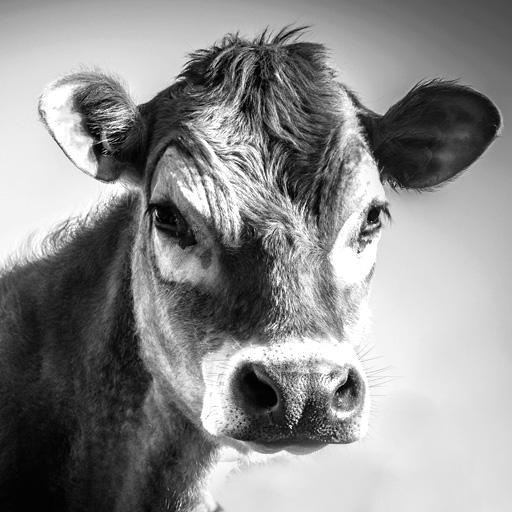
#> input picture examples/cow render.jpg, 512 x 512 px, found by its file name
$ python compare_caustic.py
#> lines starting #> are read from the running program, lines starting #| are printed output that depends on the picture
#!/usr/bin/env python3
"""
compare_caustic.py — Quantitative comparison between target image and caustic render.

Outputs examples/comparison_analysis.png with 6 panels:
  1. Original (grayscale)
  2. Caustic v2 (normalised grayscale)
  3. Inverted original  (caustics may encode inverse brightness)
  4. SSIM map: caustic vs original
  5. SSIM map: caustic vs inverted original
  6. Edge overlay: Canny edges of original drawn on caustic
"""

import numpy as np
import matplotlib
matplotlib.use('Agg')
import matplotlib.pyplot as plt
from matplotlib.colors import LinearSegmentedColormap
from PIL import Image
from pathlib import Path
from skimage.metrics import structural_similarity as ssim
from skimage.filters import sobel
from skimage.feature import canny

BASE        = Path("/Users/admin/causticsEngineering/examples")
ORIG_PATH   = BASE.parent / "examples" / "cow render.jpg"
CAUS_PATH   = BASE / "caustic_cow_v2.png"
OUT_PATH    = BASE / "comparison_analysis.png"

# ── Load and normalise both images to float32 [0,1] at the same size ──────────
orig_pil = Image.open(ORIG_PATH).convert('L')   # grayscale
caus_pil = Image.open(CAUS_PATH).convert('L')
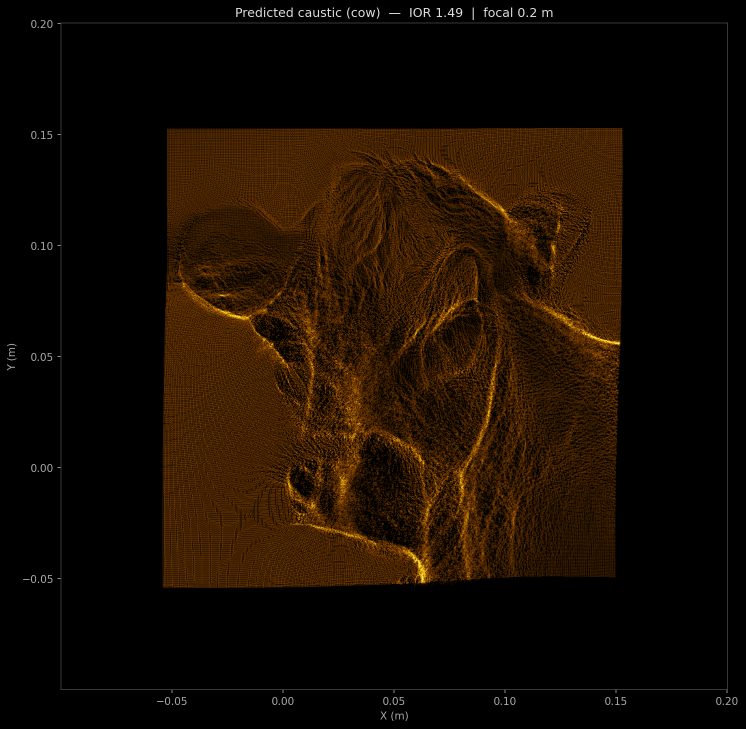
#> input picture examples/caustic_cow_v2.png, 1492 x 1457 px, found by its file name (shown at 1/2 size)

# Resize caustic to match original (original is 512×512)
target_size = orig_pil.size   # (W, H)
#> target_size = (512, 512)
caus_pil_r  = caus_pil.resize(target_size, Image.LANCZOS)

orig = np.array(orig_pil,   dtype=np.float32) / 255.0
caus = np.array(caus_pil_r, dtype=np.float32) / 255.0

# Normalise caustic to [0,1] (it may have a compressed range after the render)
if caus.max() > caus.min():
    caus = (caus - caus.min()) / (caus.max() - caus.min())
if orig.max() > orig.min():
    orig = (orig - orig.min()) / (orig.max() - orig.min())

orig_inv = 1.0 - orig   # inverted original
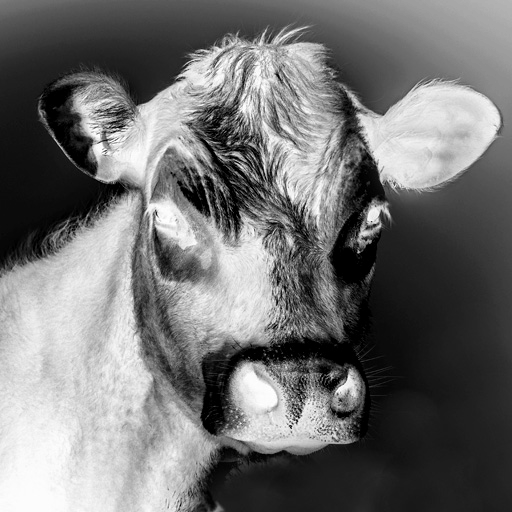
#> orig_inv: shape (512, 512) float32; min 0, max 1, mean 0.448

# ── SSIM ──────────────────────────────────────────────────────────────────────
ssim_val,  ssim_map  = ssim(caus, orig,     data_range=1.0, full=True)
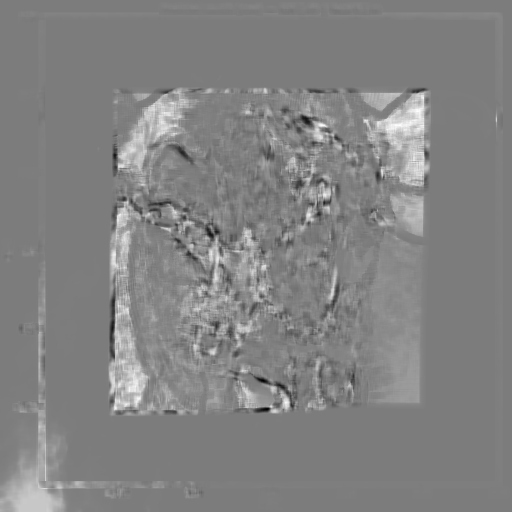
#> ssim_map: shape (512, 512) float32; min -0.692, max 0.728, mean 0.0371; drawn with min black and max white
#> ssim_val = 0.0376
ssim_inv_val, ssim_inv_map = ssim(caus, orig_inv, data_range=1.0, full=True)
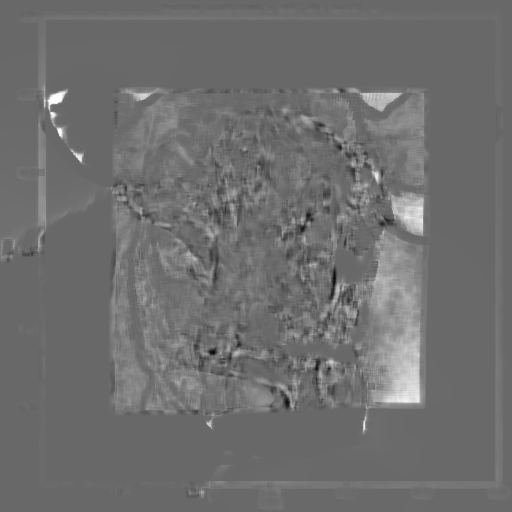
#> ssim_inv_map: shape (512, 512) float32; min -0.696, max 1, mean 0.0439; drawn with min black and max white
#> ssim_inv_val = 0.0448

# ── Edge map of original (Canny) ───────────────────────────────────────────────
edges = canny(orig, sigma=2.0)   # bool edge mask
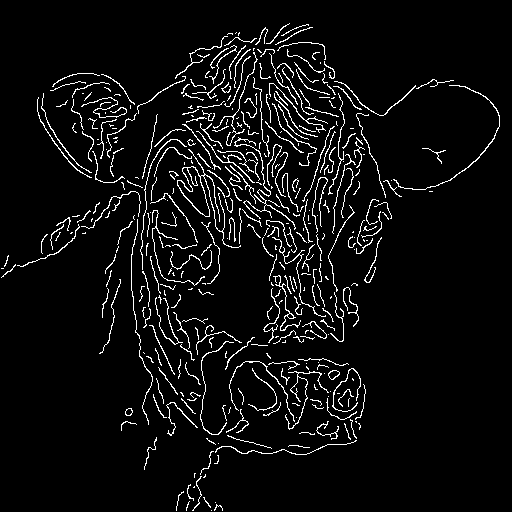
#> edges: shape (512, 512) bool; 5.5% white in thin lines or dots

# Edge overlay: caustic as background, edges in bright cyan
caus_rgb   = np.stack([caus, caus * 0.6, caus * 0.0], axis=-1)   # amber tint
edge_overlay = caus_rgb.copy()
edge_overlay[edges, 0] = 0.0
edge_overlay[edges, 1] = 1.0
edge_overlay[edges, 2] = 0.9   # cyan edges

# Also compute Sobel gradient magnitude for a softer edge map
sobel_orig = sobel(orig)
if sobel_orig.max() > 0:
    sobel_orig = sobel_orig / sobel_orig.max()
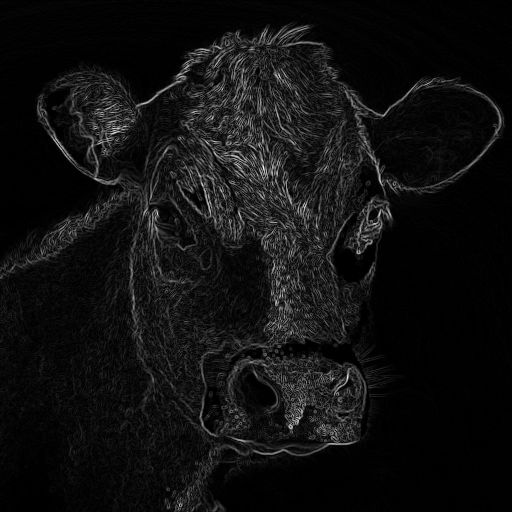
#> sobel_orig: shape (512, 512) float32; min 0, max 1, mean 0.0658

# ── Correlation at each rotation/flip to detect geometric transform ────────────
def masked_corr(a, b):
    """Pearson correlation between two same-size float arrays."""
    a_flat = a.ravel() - a.mean()
    b_flat = b.ravel() - b.mean()
    denom  = np.std(a) * np.std(b)
    return float(np.dot(a_flat, b_flat) / (len(a_flat) * denom)) if denom > 1e-9 else 0.0

transforms = {
    'Identity':         caus,
    'FlipLR':           np.fliplr(caus),
    'FlipUD':           np.flipud(caus),
    'Flip both':        np.flipud(np.fliplr(caus)),
    'Rot90 CCW':        np.rot90(caus, k=1),
    'Rot90 CW':         np.rot90(caus, k=3),
    'Rot180':           np.rot90(caus, k=2),
}

print("\n── Pearson correlation: caustic vs original ─────────────────────────────")
print(f"  {'Transform':<16}  vs orig    vs inv")
best_k, best_v = None, -9
for name, tc in transforms.items():
    # Resize if rot90 changed shape (shouldn't for square, but be safe)
    if tc.shape != orig.shape:
        tc = np.array(Image.fromarray((tc*255).astype(np.uint8)).resize(target_size, Image.LANCZOS), dtype=np.float32)/255.0
    r_orig = masked_corr(tc, orig)
    r_inv  = masked_corr(tc, orig_inv)
    flag = " ◄ best" if r_orig > best_v else ""
    if r_orig > best_v:
        best_v, best_k = r_orig, name
    print(f"  {name:<16}  {r_orig:+.4f}   {r_inv:+.4f}{flag}")
#> this loop made 7 passes
#> (name, r_orig, r_inv, flag, best_v, best_k) on passes 1 to 3: ('Identity', -0.0858, 0.0858, ' ◄ best', -0.0858, 'Identity'), ('FlipLR', -0.0562, 0.0562, ' ◄ best', -0.0562, 'FlipLR'), ('FlipUD', -0.016, 0.016, ' ◄ best', -0.016, 'FlipUD')
#> (name, r_orig, r_inv, flag) on passes 4 to 7: ('Flip both', -0.083, 0.083, ''), ('Rot90 CCW', -0.0505, 0.0505, ''), ('Rot90 CW', -0.0398, 0.0398, ''), ('Rot180', -0.083, 0.083, '')
#|   Identity          -0.0858   +0.0858 ◄ best
#|   FlipLR            -0.0562   +0.0562 ◄ best
#|   FlipUD            -0.0160   +0.0160 ◄ best
#|   Flip both         -0.0830   +0.0830
#|   Rot90 CCW         -0.0505   +0.0505
#|   Rot90 CW          -0.0398   +0.0398
#|   Rot180            -0.0830   +0.0830
#> after the loop, best_v = -0.016

print(f"\n  SSIM (caustic vs original):          {ssim_val:.4f}")
#|   SSIM (caustic vs original):          0.0376
print(f"  SSIM (caustic vs inverted original): {ssim_inv_val:.4f}")
#|   SSIM (caustic vs inverted original): 0.0448
print(f"\n  Best geometric match: '{best_k}' (r={best_v:.4f})")
#|   Best geometric match: 'FlipUD' (r=-0.0160)

# ── Plot ───────────────────────────────────────────────────────────────────────
CMAP_SUN = LinearSegmentedColormap.from_list('sunlight', [
    (0.00, (0.00, 0.00, 0.00)),
    (0.35, (0.50, 0.25, 0.00)),
    (0.60, (0.95, 0.75, 0.05)),
    (0.80, (1.00, 0.97, 0.45)),
    (1.00, (1.00, 1.00, 0.92)),
])

fig, axes = plt.subplots(2, 3, figsize=(18, 12), facecolor='#111')
fig.suptitle(
    f"Caustic vs Target Analysis  |  SSIM(orig)={ssim_val:.4f}   SSIM(inv)={ssim_inv_val:.4f}"
    f"\nBest geometric match: {best_k}  (r={best_v:.4f})",
    color='white', fontsize=13, y=0.98
)

def styled(ax, title):
#> called with title = 'Original (grayscale, normalised)'
    ax.set_title(title, color='#ddd', fontsize=10, pad=6)
    ax.set_xticks([]); ax.set_yticks([])
    ax.set_facecolor('#111')
    for sp in ax.spines.values(): sp.set_visible(False)

# Panel 1: original
axes[0,0].imshow(orig,     cmap='gray',  vmin=0, vmax=1)
styled(axes[0,0], "Original (grayscale, normalised)")

# Panel 2: caustic
axes[0,1].imshow(caus,     cmap=CMAP_SUN, vmin=0, vmax=1)
styled(axes[0,1], "Caustic v2 (normalised)")

# Panel 3: inverted original
axes[0,2].imshow(orig_inv, cmap='gray',  vmin=0, vmax=1)
styled(axes[0,2], "Inverted original  (1 − orig)")

# Panel 4: SSIM map caustic vs original
sm1 = axes[1,0].imshow(ssim_map, cmap='RdYlGn', vmin=-1, vmax=1)
styled(axes[1,0], f"SSIM map: caustic vs original  (mean={ssim_val:.4f})")
plt.colorbar(sm1, ax=axes[1,0], fraction=0.046, pad=0.04)

# Panel 5: SSIM map caustic vs inverted
sm2 = axes[1,1].imshow(ssim_inv_map, cmap='RdYlGn', vmin=-1, vmax=1)
styled(axes[1,1], f"SSIM map: caustic vs inverted  (mean={ssim_inv_val:.4f})")
plt.colorbar(sm2, ax=axes[1,1], fraction=0.046, pad=0.04)

# Panel 6: edge overlay
axes[1,2].imshow(edge_overlay, vmin=0, vmax=1)
styled(axes[1,2], "Edge overlay: Canny edges (cyan) on caustic")

plt.tight_layout(rect=[0, 0, 1, 0.94])
plt.savefig(OUT_PATH, dpi=150, bbox_inches='tight', facecolor='#111')
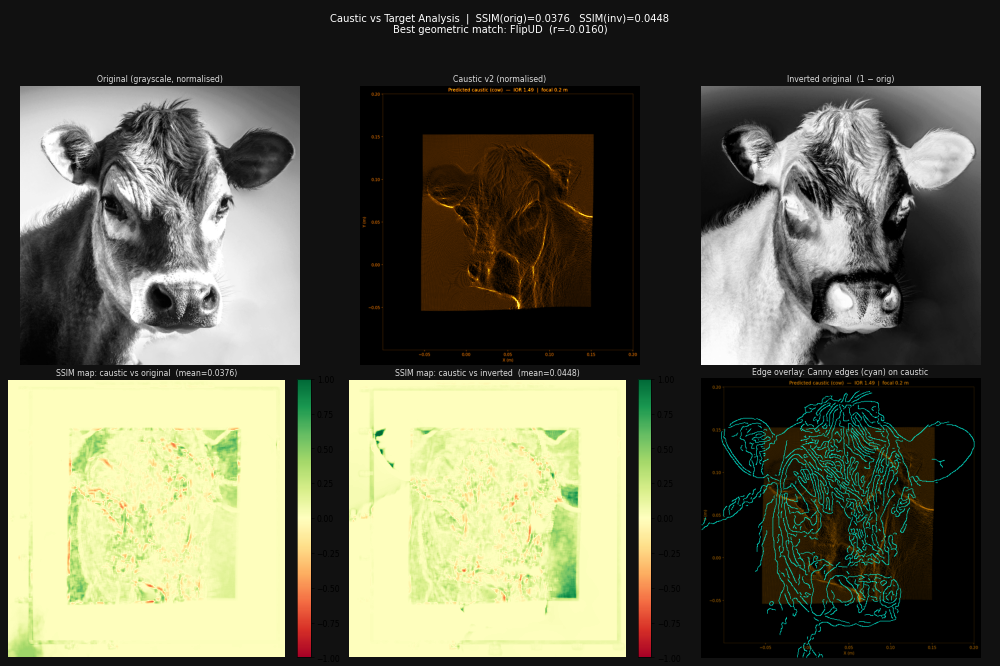
#> figure drawn by matplotlib, 8 panels
plt.close()
print(f"\nSaved → {OUT_PATH}")
